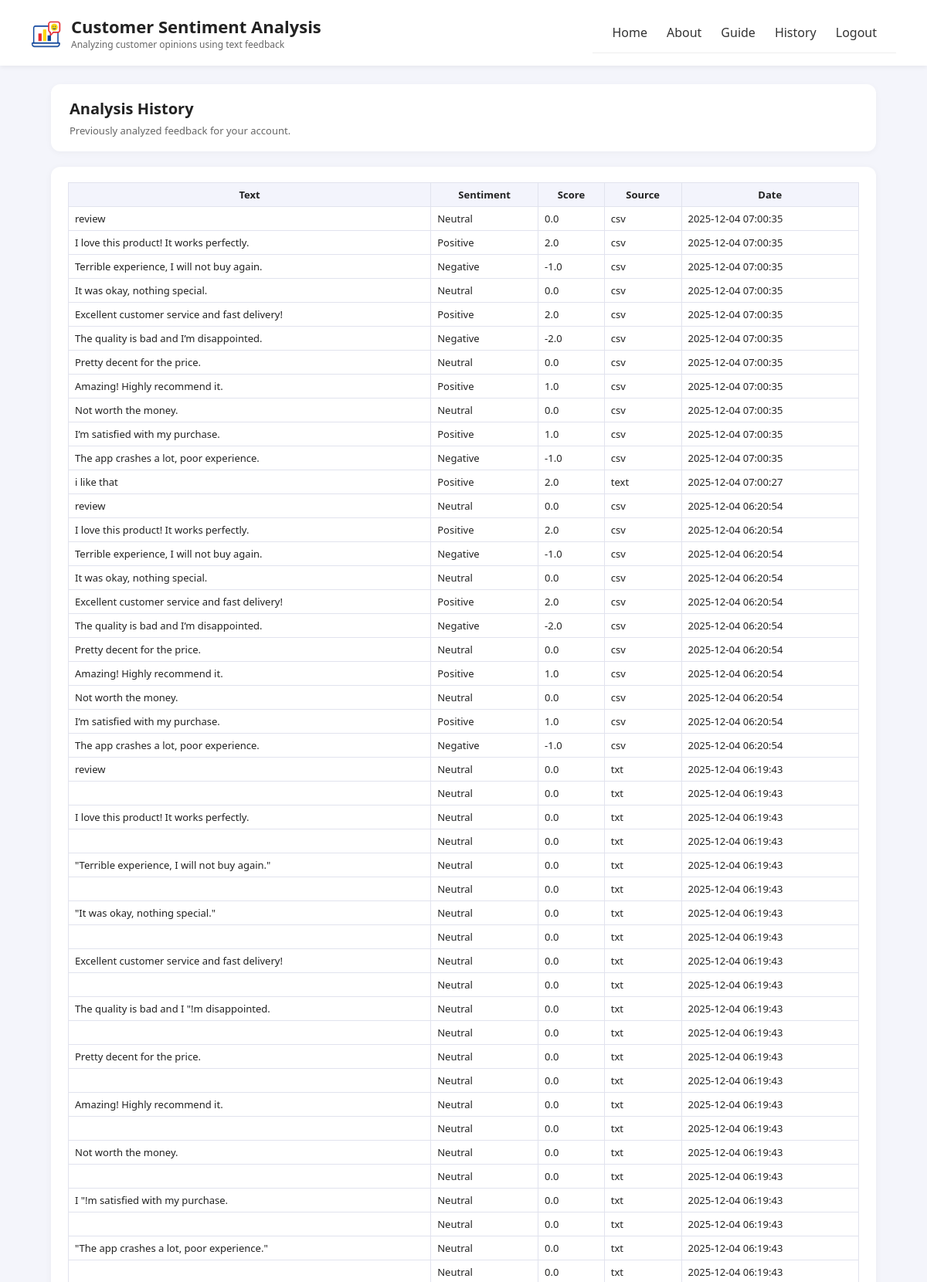
Screenshot of /history (signed in, upper part) with the database file from the repository.
### tables this page shows
CREATE TABLE analyses (
                id INTEGER PRIMARY KEY AUTOINCREMENT,
                user_id INTEGER NOT NULL,
                input_type TEXT NOT NULL,
                original_text TEXT NOT NULL,
                cleaned_text TEXT,
                sentiment_label TEXT NOT NULL,
                score REAL,
                created_at TIMESTAMP DEFAULT CURRENT_TIMESTAMP,
                FOREIGN KEY(user_id) REFERENCES users(id) ON DELETE CASCADE
            );

### app.py (the view)
@app.route("/history")
@login_required
def history():
    db = get_db()
    rows = db.execute(
        """
        SELECT original_text, sentiment_label, score, input_type, created_at
        FROM analyses
        WHERE user_id = ?
        ORDER BY created_at DESC
        """,
        (session["user_id"],),
    ).fetchall()
    return render_template("history.html", analyses=rows)

### app.py (called while the page is built)
def get_db():
    conn = sqlite3.connect(DB_NAME)
    conn.row_factory = sqlite3.Row
    return conn

def login_required(view_func):
    @wraps(view_func)
    def wrapper(*args, **kwargs):
        if "user_id" not in session:
            return redirect(url_for("login"))
        return view_func(*args, **kwargs)
    return wrapper

### templates/history.html
{% extends "layout.html" %}
{% block content %}
<div class="page-container">
    <div class="section-card">
        <h2>Analysis History</h2>
        <p class="subtitle">Previously analyzed feedback for your account.</p>
    </div>
    <div class="card-box">
        {% if analyses and analyses|length > 0 %}
        <table class="history-table">
            <thead>
                <tr>
                    <th>Text</th>
                    <th>Sentiment</th>
                    <th>Score</th>
                    <th>Source</th>
                    <th>Date</th>
                </tr>
            </thead>
            <tbody>
            {% for row in analyses %}
                <tr>
                    <td>{{ row.original_text }}</td>
                    <td>{{ row.sentiment_label }}</td>
                    <td>{{ row.score }}</td>
                    <td>{{ row.input_type }}</td>
                    <td>{{ row.created_at }}</td>
                </tr>
            {% endfor %}
            </tbody>
        </table>
        {% else %}
            <p>No history yet. Analyze some feedback first.</p>
        {% endif %}
    </div>
</div>
{% endblock %}

### templates/layout.html (shortened to what this page needs)
<!DOCTYPE html>
<html lang="en">
<head>
    <link rel="stylesheet" href="{{ url_for('static', filename='css/style.css') }}">
</head>
<body>
<header class="main-header">
    <div class="logo-area">
        <img src="{{ url_for('static', filename='images/logo.png') }}" alt="Logo" class="logo-img">
        <div class="title-area">
            <h1>Customer Sentiment Analysis</h1>
            <p class="tagline">Analyzing customer opinions using text feedback</p>
        </div>
    </div>
   <nav class="navbar">
    <ul class="nav-links">
        <li><a href="{{ url_for('index') }}">Home</a></li>
        <li><a href="{{ url_for('about') }}">About</a></li>
        <li><a href="{{ url_for('guide') }}">Guide</a></li>
        {% if session.get('user_id') %}
            <li><a href="{{ url_for('history') }}">History</a></li>
            <li><a href="{{ url_for('logout') }}">Logout</a></li>
        {% else %}
            <li><a href="{{ url_for('login') }}">Login</a></li>
            <li><a href="{{ url_for('register') }}">Register</a></li>
        {% endif %}
     </ul>
</nav>
</header>
<main>
    {% block content %}{% endblock %}
</main>
</body>
</html>

### static/css/style.css (style rules this page uses)
* { box-sizing: border-box; margin: 0; padding: 0; font-family: system-ui, -apple-system, BlinkMacSystemFont, "Segoe UI", sans-serif; }
body { background: #f4f5fb; color: #222; }
.main-header { display: flex; justify-content: space-between; align-items: center; padding: 16px 40px; background: #ffffff; box-shadow: 0 2px 6px rgba(0, 0, 0, 0.06); margin-bottom: 24px; }
.logo-area { display: flex; align-items: center; gap: 12px; }
.logo-img { width: 40px; height: 40px; }
.title-area h1 { font-size: 22px; font-weight: 700; }
.title-area .tagline { font-size: 12px; color: #666; }
.page-container { max-width: 1100px; margin: 0 auto 40px auto; padding: 0 16px 40px 16px; }
.section-card { background: #ffffff; padding: 18px 24px; border-radius: 12px; box-shadow: 0 2px 8px rgba(0, 0, 0, 0.04); margin-bottom: 20px; }
.section-card h2 { font-size: 20px; margin-bottom: 6px; }
.subtitle { font-size: 13px; color: #666; }
.card-box { background: #ffffff; padding: 20px 22px; border-radius: 12px; box-shadow: 0 2px 10px rgba(0, 0, 0, 0.05); }
.history-table { width: 100%; border-collapse: collapse; font-size: 13px; }
.history-table th, .history-table td { border: 1px solid #e1e3ee; padding: 6px 8px; vertical-align: top; }
.history-table th { background: #f3f4fc; }
.navbar { background-color: #ffffff; padding: 15px 25px; border-bottom: 1px solid #eee; }
.nav-links { list-style: none; display: flex; gap: 25px; align-items: center; margin: 0; padding: 0; }
.nav-links li a { text-decoration: none; color: #333; font-weight: 500; }

### rows the page displays
analyses: original_text "review", sentiment_label "Neutral", score "0.0", input_type "csv", created_at "2025-12-04 07:00:35"
analyses: original_text "I love this product! It works perfectly.", sentiment_label "Positive", score "2.0", input_type "csv", created_at "2025-12-04 07:00:35"
analyses: original_text "Terrible experience, I will not buy again.", sentiment_label "Negative", score "-1.0", input_type "csv", created_at "2025-12-04 07:00:35"
analyses: original_text "It was okay, nothing special.", sentiment_label "Neutral", score "0.0", input_type "csv", created_at "2025-12-04 07:00:35"
analyses: original_text "Excellent customer service and fast delivery!", sentiment_label "Positive", score "2.0", input_type "csv", created_at "2025-12-04 07:00:35"
analyses: original_text "The quality is bad and I’m disappointed.", sentiment_label "Negative", score "-2.0", input_type "csv", created_at "2025-12-04 07:00:35"
analyses: original_text "Pretty decent for the price.", sentiment_label "Neutral", score "0.0", input_type "csv", created_at "2025-12-04 07:00:35"
analyses: original_text "Amazing! Highly recommend it.", sentiment_label "Positive", score "1.0", input_type "csv", created_at "2025-12-04 07:00:35"
analyses: original_text "Not worth the money.", sentiment_label "Neutral", score "0.0", input_type "csv", created_at "2025-12-04 07:00:35"
analyses: original_text "I’m satisfied with my purchase.", sentiment_label "Positive", score "1.0", input_type "csv", created_at "2025-12-04 07:00:35"
analyses: original_text "The app crashes a lot, poor experience.", sentiment_label "Negative", score "-1.0", input_type "csv", created_at "2025-12-04 07:00:35"
analyses: original_text "i like that", sentiment_label "Positive", score "2.0", input_type "text", created_at "2025-12-04 07:00:27"
analyses: original_text "review", sentiment_label "Neutral", score "0.0", input_type "csv", created_at "2025-12-04 06:20:54"
analyses: original_text "I love this product! It works perfectly.", sentiment_label "Positive", score "2.0", input_type "csv", created_at "2025-12-04 06:20:54"
analyses: original_text "Terrible experience, I will not buy again.", sentiment_label "Negative", score "-1.0", input_type "csv", created_at "2025-12-04 06:20:54"
analyses: original_text "It was okay, nothing special.", sentiment_label "Neutral", score "0.0", input_type "csv", created_at "2025-12-04 06:20:54"
analyses: original_text "Excellent customer service and fast delivery!", sentiment_label "Positive", score "2.0", input_type "csv", created_at "2025-12-04 06:20:54"
analyses: original_text "The quality is bad and I’m disappointed.", sentiment_label "Negative", score "-2.0", input_type "csv", created_at "2025-12-04 06:20:54"
analyses: original_text "Pretty decent for the price.", sentiment_label "Neutral", score "0.0", input_type "csv", created_at "2025-12-04 06:20:54"
analyses: original_text "Amazing! Highly recommend it.", sentiment_label "Positive", score "1.0", input_type "csv", created_at "2025-12-04 06:20:54"
analyses: original_text "Not worth the money.", sentiment_label "Neutral", score "0.0", input_type "csv", created_at "2025-12-04 06:20:54"
analyses: original_text "I’m satisfied with my purchase.", sentiment_label "Positive", score "1.0", input_type "csv", created_at "2025-12-04 06:20:54"
analyses: original_text "The app crashes a lot, poor experience.", sentiment_label "Negative", score "-1.0", input_type "csv", created_at "2025-12-04 06:20:54"
analyses: original_text "review", sentiment_label "Neutral", score "0.0", input_type "txt", created_at "2025-12-04 06:19:43"
analyses: sentiment_label "Neutral", score "0.0", input_type "txt", created_at "2025-12-04 06:19:43"
analyses: original_text "I love this product! It works perfectly.", sentiment_label "Neutral", score "0.0", input_type "txt", created_at "2025-12-04 06:19:43"
analyses: sentiment_label "Neutral", score "0.0", input_type "txt", created_at "2025-12-04 06:19:43"
analyses: original_text "\"Terrible experience, I will not buy again.\"", sentiment_label "Neutral", score "0.0", input_type "txt", created_at "2025-12-04 06:19:43"
analyses: sentiment_label "Neutral", score "0.0", input_type "txt", created_at "2025-12-04 06:19:43"
analyses: original_text "\"It was okay, nothing special.\"", sentiment_label "Neutral", score "0.0", input_type "txt", created_at "2025-12-04 06:19:43"
analyses: sentiment_label "Neutral", score "0.0", input_type "txt", created_at "2025-12-04 06:19:43"
analyses: original_text "Excellent customer service and fast delivery!", sentiment_label "Neutral", score "0.0", input_type "txt", created_at "2025-12-04 06:19:43"
analyses: sentiment_label "Neutral", score "0.0", input_type "txt", created_at "2025-12-04 06:19:43"
analyses: original_text "The quality is bad and I \"!m disappointed.", sentiment_label "Neutral", score "0.0", input_type "txt", created_at "2025-12-04 06:19:43"
analyses: sentiment_label "Neutral", score "0.0", input_type "txt", created_at "2025-12-04 06:19:43"
analyses: original_text "Pretty decent for the price.", sentiment_label "Neutral", score "0.0", input_type "txt", created_at "2025-12-04 06:19:43"
analyses: sentiment_label "Neutral", score "0.0", input_type "txt", created_at "2025-12-04 06:19:43"
analyses: original_text "Amazing! Highly recommend it.", sentiment_label "Neutral", score "0.0", input_type "txt", created_at "2025-12-04 06:19:43"
analyses: sentiment_label "Neutral", score "0.0", input_type "txt", created_at "2025-12-04 06:19:43"
analyses: original_text "Not worth the money.", sentiment_label "Neutral", score "0.0", input_type "txt", created_at "2025-12-04 06:19:43"
analyses: sentiment_label "Neutral", score "0.0", input_type "txt", created_at "2025-12-04 06:19:43"
analyses: original_text "I \"!m satisfied with my purchase.", sentiment_label "Neutral", score "0.0", input_type "txt", created_at "2025-12-04 06:19:43"
analyses: sentiment_label "Neutral", score "0.0", input_type "txt", created_at "2025-12-04 06:19:43"
analyses: original_text "\"The app crashes a lot, poor experience.\"", sentiment_label "Neutral", score "0.0", input_type "txt", created_at "2025-12-04 06:19:43"
analyses: sentiment_label "Neutral", score "0.0", input_type "txt", created_at "2025-12-04 06:19:43"
